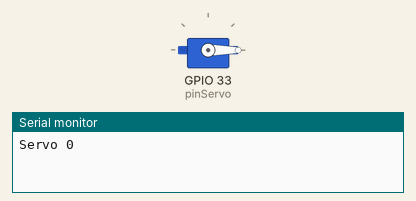
A program run on a simulated ESP32. Shown: servo, the last lines printed to the serial monitor.

Above: at 0.05 s.
At 3.0 s:
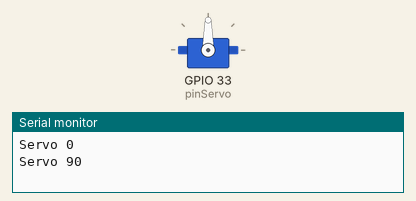
At 6.0 s:
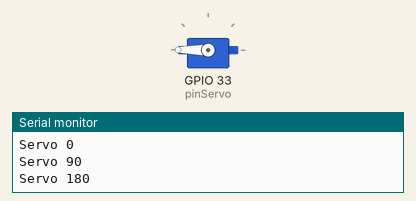
Timing chart, 0 to 7.8 s (numbered marks = the images above):
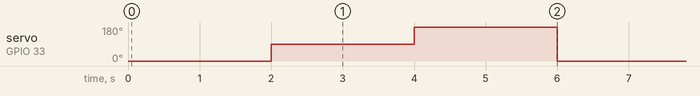

The program:

main.cpp
```cpp
#include <Arduino.h>

//Agregamos las libreriras del servo
#include <ESP32Servo.h>

//Instanciamos nuestro servo
Servo servo;
int pinServo = 33;
//Inicializamos la posicion (en grados) del servo
int pos = 0;

void setup() {
  // put your setup code here, to run once:
  Serial.begin(115200);
  //Inicializamos la posicion del servo
  servo.attach(pinServo, 620, 2500);
  /*
    int attach(pin, min, max  ) - Attaches to a pin setting min and max
        values in microseconds; enforced minimum min is 500, enforced max
        is 2500. Other semantics are the same as attach().
  */

}

void loop() {
  // put your main code here, to run repeatedly:
  //delay(1000); // this speeds up the simulation
  //Serial.println("Hello, ESP32!");

  // Calibración
  servo.write(0);
  Serial.println("Servo 0");
  delay(2000);
  servo.write(90);
  Serial.println("Servo 90");
  delay(2000);
  servo.write(180);
  Serial.println("Servo 180");
  delay(2000);

  /*
  //Ciclo que posicionara el servo desde 0 hsta 180 grados
  for (pos = 0; pos <= 180; pos += 1) {
    //Movemos el servo a los grados que le entreguemos
    servo.write(pos);
    //Esperamos 15 milisegundos
    delay(15);
  }
  //Ciclo que posicionara el servo desde 180 hsta 0 grados
  for (pos = 180; pos >= 0; pos -= 1) {
    //Movemos el servo a los grados que le entreguemos
    servo.write(pos);
    //Esperamos 15 milisegundos
    delay(15);
  }
  */


}
```

Measured:
- by itself, servo on GPIO 33 (pinServo): repeats every 6.0 s: 180° 2.0 s, 0° 2.0 s, 90° 2.0 s
